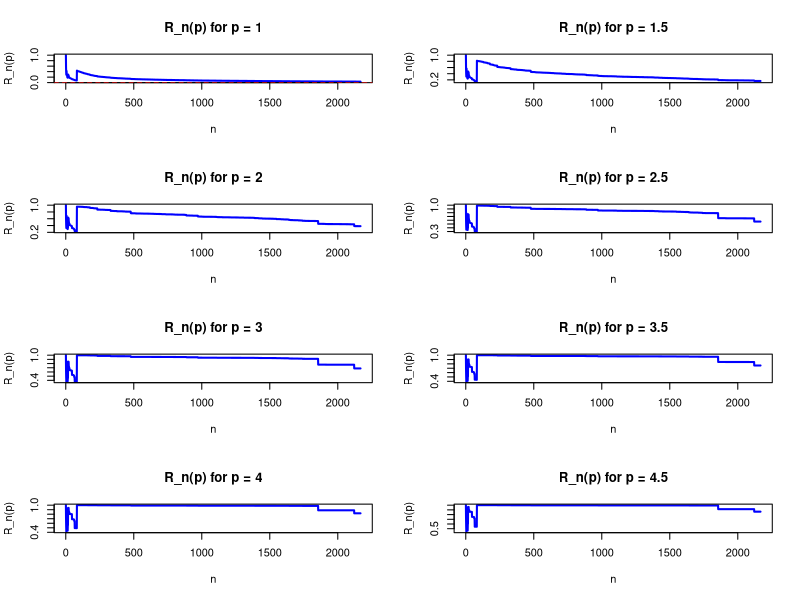

Here is the R script that generated this plot:
# Load Danish dataset
library(fitdistrplus)
data("danishuni")  # Assuming 'evir' package
loss_data <- danishuni$Loss          # Extract the loss column
n <- length(loss_data)               # Number of observations

# Values of p to consider
p_values <- seq(1,4.5 , 0.5)

# Preallocate storage for R_n(p)
R_n_matrix <- matrix(NA, nrow = n, ncol = length(p_values))
colnames(R_n_matrix) <- paste0("p=", p_values)

# Calculate R_n(p) for each value of p
for (j in seq_along(p_values)) {
  p <- p_values[j]
  abs_loss_p <- abs(loss_data)^p
  
  for (i in 1:n) {
    S_n <- sum(abs_loss_p[1:i])       # Sum up to the i-th element
    M_n <- max(abs_loss_p[1:i])       # Max up to the i-th element
    R_n_matrix[i, j] <- M_n / S_n     # Ratio
  }
}

# Plot R_n(p) against n for each p
par(mfrow = c((round(length(p_values)/2 , 0)), 2))  # One plot for each p
for (j in seq_along(p_values)) {
  plot(1:n, R_n_matrix[, j], type = "l", 
       main = paste("R_n(p) for p =", p_values[j]),
       xlab = "n", ylab = "R_n(p)", col = "blue", lwd = 2)
  abline(h = 0, col = "red", lty = 2) # Add reference line at 0
}
